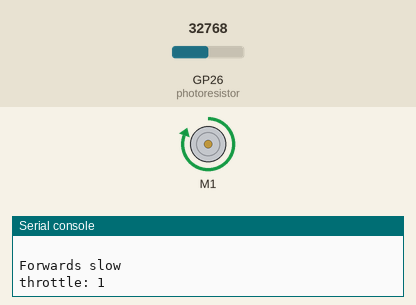
Recording of a program running on a simulated Raspberry Pi Pico running CircuitPython. On the bench: DC motor (green arrow = forward, orange = backward, longer = faster), the last lines printed to the serial console. The inputs (shaded band) are chosen by the test bench; at power-on: GP26 (photoresistor) = 32768 (analog values on the 0–65535 scale).

Above: at 1.2 s.
1.3 s: GP26 (photoresistor) set to 65535
At 5.8 s:
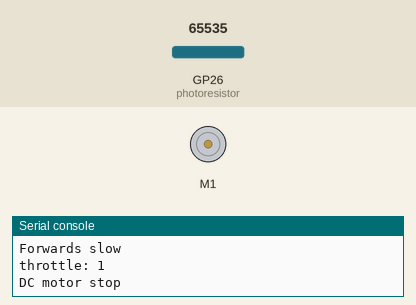
Timing chart, 0 to 21.3 s (numbered marks = the images above; inputs shaded):
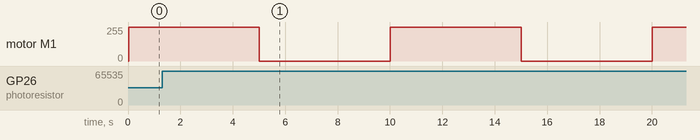

The program:

test_motor.py
```python
import time
import busio
import digitalio
import board
import adafruit_rfm9x
import adafruit_bmp280
from adafruit_motor import motor
import pwmio
import analogio

class Cansat():

    def __init__(self):
        pass
        self.light = False

    def configureLight(self):

        self.photoresistor = analogio.AnalogIn(board.GP26)


    def checkLight(self):
        lightLevel = self.photoresistor.value
        lightLevel = round(lightLevel/65535*100,2)
        print(lightLevel)

        if lightLevel < 90:
            print("Light!")
            self.light = True
        else:
            print("Dark!")
            self.light = False

        return self.light


    def configurePump(self):
        PWM_PIN_A = board.GP19 #AIN2
        PWM_PIN_B = board.GP18 #AIN1
        self.pwm_a = pwmio.PWMOut(PWM_PIN_A,frequency = 50)
        self.pwm_b = pwmio.PWMOut(PWM_PIN_B,frequency = 50)
        self.motor1 = motor.DCMotor(self.pwm_a,self.pwm_b)

    def startPump(self):
        self.motor1.throttle = 1
        print("DC motor test")
        print("\nForwards slow")
        print("throttle:",self.motor1.throttle)


    def stopPump(self):

        self.motor1.throttle = 0
        print("DC motor stop")


if __name__ == '__main__':
    mycansat = Cansat()
    mycansat.configureLight()
    mycansat.configurePump()

    while True:
        if mycansat.checkLight:
            print(mycansat.checkLight())
            print("hellO")
            mycansat.startPump()
            time.sleep(5)
            mycansat.stopPump()
            time.sleep(5)
```

Measured:
- by itself, motor M1: alternates forward 255/255 for 5.0 s and stopped for 5.0 s
